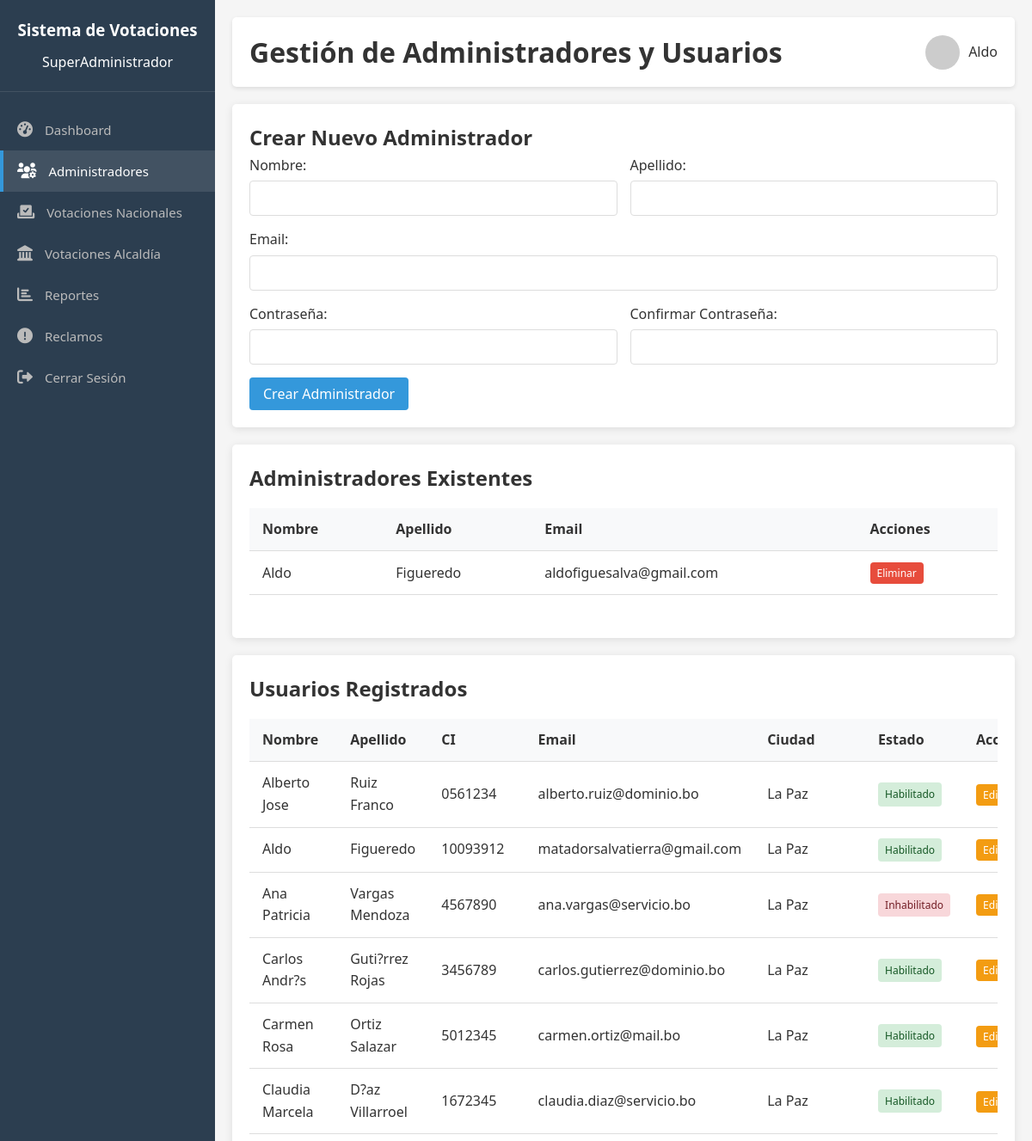
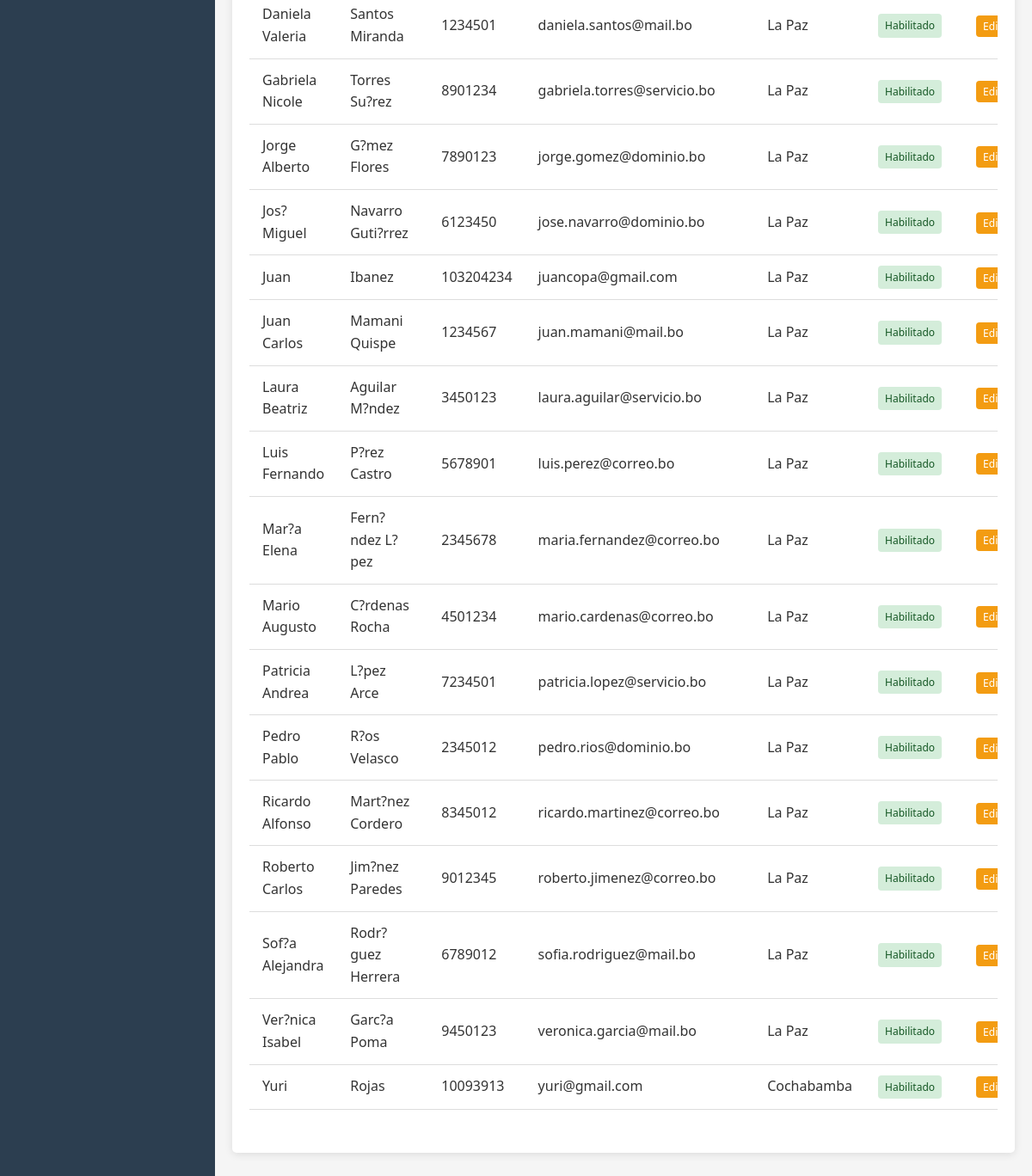
The app's page /superadmin/gestion_administradores.php (signed in) with its own data (2 pictures, top to bottom).
### tables this page shows
CREATE TABLE `usuarios` (
  `id_usuario` varchar(20) NOT NULL,
  `nombre` varchar(100) NOT NULL,
  `apellido` varchar(100) NOT NULL,
  `ci` varchar(15) NOT NULL,
  `fecha_nacimiento` date NOT NULL,
  `direccion` text NOT NULL,
  `email` varchar(100) NOT NULL,
  `telefono` varchar(15) DEFAULT NULL,
  `id_ciudad` varchar(10) NOT NULL,
  `id_rol` int(11) NOT NULL,
  `estado` enum('habilitado','no habilitado','nulo') DEFAULT 'habilitado',
  `contrasena` varchar(255) NOT NULL
);

CREATE TABLE `ciudades` (
  `id_ciudad` varchar(10) NOT NULL,
  `nombre` varchar(100) NOT NULL,
  `id_provincia` varchar(10) NOT NULL
);

### superadmin/gestion_administradores.php (the view, shortened to what this page needs)
<?php
require_once '../includes/auth.php';
$administradores = [];
$usuarios = [];
try {
    $sql = "SELECT * FROM admin ORDER BY nombre, apellido";
    $stmt = $pdo->query($sql);
    $administradores = $stmt->fetchAll(PDO::FETCH_ASSOC);
} catch(PDOException $e) {
    $error = "Error al obtener administradores: " . $e->getMessage();
}
try {
    $sql = "SELECT u.*, c.nombre as ciudad_nombre
            FROM usuarios u
            JOIN ciudades c ON u.id_ciudad = c.id_ciudad
            ORDER BY u.nombre, u.apellido";
    $stmt = $pdo->query($sql);
    $usuarios = $stmt->fetchAll(PDO::FETCH_ASSOC);
} catch(PDOException $e) {
    $error = "Error al obtener usuarios: " . $e->getMessage();
}
?>
<!DOCTYPE html>
<html lang="es">
<head>
    <link rel="stylesheet" href="../assets/css/style.css">
    <link rel="stylesheet" href="https://cdnjs.cloudflare.com/ajax/libs/font-awesome/6.0.0-beta3/css/all.min.css">
</head>
<body>
    <div class="sidebar">
        <div class="sidebar-header">
            <h3>Sistema de Votaciones</h3>
            <p>SuperAdministrador</p>
        </div>
        <div class="sidebar-menu">
            <ul>
                <li><a href="dashboard.php"><i class="fas fa-tachometer-alt"></i> Dashboard</a></li>
                <li><a href="gestion_administradores.php" class="active"><i class="fas fa-users-cog"></i> Administradores</a></li>
                <li><a href="votaciones_electorales.php"><i class="fas fa-vote-yea"></i> Votaciones Nacionales</a></li>
                <li><a href="votaciones_alcaldia.php"><i class="fas fa-landmark"></i> Votaciones Alcaldía</a></li>
                <li><a href="reportes_globales.php"><i class="fas fa-chart-bar"></i> Reportes</a></li>
                <li><a href="reclamos.php"><i class="fas fa-exclamation-circle"></i> Reclamos</a></li>
                <li><a href="../includes/logout.php"><i class="fas fa-sign-out-alt"></i> Cerrar Sesión</a></li>
            </ul>
        </div>
    </div>
    <div class="main-content">
        <div class="header">
            <h1>Gestión de Administradores y Usuarios</h1>
            <div class="user-info">
                <img src="https://ui-avatars.com/api/?name=<?php echo urlencode($_SESSION['nombre']); ?>&background=3498db&color=fff" alt="User">
                <span><?php echo htmlspecialchars($_SESSION['nombre']); ?></span>
            </div>
        </div>
        <div class="card">
            <h2>Crear Nuevo Administrador</h2>
            <form action="<?php echo htmlspecialchars($_SERVER["PHP_SELF"]); ?>" method="post">
                <div class="form-row">
                    <div class="form-group">
                        <label for="nombre">Nombre:</label>
                        <input type="text" id="nombre" name="nombre" required>
                    </div>
                    <div class="form-group">
                        <label for="apellido">Apellido:</label>
                        <input type="text" id="apellido" name="apellido" required>
                    </div>
                </div>
                <div class="form-group">
                    <label for="email">Email:</label>
                    <input type="email" id="email" name="email" required>
                </div>
                <div class="form-row">
                    <div class="form-group">
                        <label for="password">Contraseña:</label>
                        <input type="password" id="password" name="password" required minlength="8">
                    </div>
                    <div class="form-group">
                        <label for="confirm_password">Confirmar Contraseña:</label>
                        <input type="password" id="confirm_password" name="confirm_password" required minlength="8">
                    </div>
                </div>
                <button type="submit" name="crear_admin" class="btn btn-primary">Crear Administrador</button>
            </form>
        </div>
        <div class="card">
            <h2>Administradores Existentes</h2>
            <?php if (empty($administradores)): ?>
                <p>No hay administradores registrados.</p>
            <?php else: ?>
                <div class="table-responsive">
                    <table class="data-table">
                        <thead>
                            <tr>
                                <th>Nombre</th>
                                <th>Apellido</th>
                                <th>Email</th>
                                <th>Acciones</th>
                            </tr>
                        </thead>
                        <tbody>
                            <?php foreach ($administradores as $admin): ?>
                                <tr>
                                    <td><?php echo htmlspecialchars($admin['nombre']); ?></td>
                                    <td><?php echo htmlspecialchars($admin['apellido']); ?></td>
                                    <td><?php echo htmlspecialchars($admin['email']); ?></td>
                                    <td>
                                        <?php if ($admin['id_admin'] != $_SESSION['user_id']): ?>
                                            <form action="<?php echo htmlspecialchars($_SERVER["PHP_SELF"]); ?>" method="post" class="inline-form">
                                                <button type="submit" name="eliminar_admin" class="btn btn-danger btn-small" onclick="return confirm('¿Estás seguro de eliminar este administrador?')">Eliminar</button>
                                            </form>
                                        <?php else: ?>
                                            <span class="text-muted">Tú</span>
                                        <?php endif; ?>
                                    </td>
                                </tr>
                            <?php endforeach; ?>
                        </tbody>
                    </table>
                </div>
            <?php endif; ?>
        </div>
        <div class="card">
            <h2>Usuarios Registrados</h2>
            <?php if (empty($usuarios)): ?>
                <p>No hay usuarios registrados.</p>
            <?php else: ?>
                <div class="table-responsive">
                    <table class="data-table">
                        <thead>
                            <tr>
                                <th>Nombre</th>
                                <th>Apellido</th>
                                <th>CI</th>
                                <th>Email</th>
                                <th>Ciudad</th>
                                <th>Estado</th>
                                <th>Acciones</th>
                            </tr>
                        </thead>
                        <tbody>
                            <?php foreach ($usuarios as $usuario): ?>
                                <tr>
                                    <td><?php echo htmlspecialchars($usuario['nombre']); ?></td>
                                    <td><?php echo htmlspecialchars($usuario['apellido']); ?></td>
                                    <td><?php echo htmlspecialchars($usuario['ci']); ?></td>
                                    <td><?php echo htmlspecialchars($usuario['email']); ?></td>
                                    <td><?php echo htmlspecialchars($usuario['ciudad_nombre']); ?></td>
                                    <td>
                                        <span class="estado-badge estado-<?php echo $usuario['estado'] == 'habilitado' ? 'habilitado' : 'inhabilitado'; ?>">
                                            <?php echo $usuario['estado'] == 'habilitado' ? 'Habilitado' : 'Inhabilitado'; ?>
                                        </span>
                                    </td>
                                    <td>
                                        <button onclick="abrirModalEditarUsuario(
                                            '<?php echo $usuario['id_usuario']; ?>',
                                            '<?php echo htmlspecialchars($usuario['nombre'], ENT_QUOTES); ?>',
                                            '<?php echo htmlspecialchars($usuario['apellido'], ENT_QUOTES); ?>',
                                            '<?php echo htmlspecialchars($usuario['email'], ENT_QUOTES); ?>',
                                            '<?php echo htmlspecialchars($usuario['ci'], ENT_QUOTES); ?>',
                                            '<?php echo htmlspecialchars($usuario['estado'], ENT_QUOTES); ?>'
                                        )" class="btn btn-warning btn-small">Editar</button>
                                    </td>
                                </tr>
                            <?php endforeach; ?>
                        </tbody>
                    </table>
                </div>
            <?php endif; ?>
        </div>
    </div>
</body>
</html>

### assets/css/style.css (style rules this page uses)
* { margin: 0; padding: 0; box-sizing: border-box; font-family: 'Segoe UI', Tahoma, Geneva, Verdana, sans-serif; }
body { background-color: #f5f5f5; color: #333; line-height: 1.6; }
.form-group { margin-bottom: 15px; }
.form-group label { display: block; margin-bottom: 5px; font-weight: 500; }
.form-group input, .form-group select, .form-group textarea { width: 100%; padding: 10px; border: 1px solid #ddd; border-radius: 4px; font-size: 1rem; }
.btn { display: inline-block; padding: 10px 20px; background-color: #3498db; color: white; border: none; border-radius: 4px; cursor: pointer; text-decoration: none; font-size: 1rem; transition: background-color 0.3s; }
.btn-primary { background-color: #3498db; }
.data-table { width: 100%; border-collapse: collapse; margin-bottom: 30px; }
.data-table th, .data-table td { padding: 12px 15px; text-align: left; border-bottom: 1px solid #ddd; }
.data-table th { background-color: #f2f2f2; font-weight: 600; }

### superadmin/gestion_administradores.php (style rules this page uses)
:root { --primary-color: #3498db; --secondary-color: #2980b9; --accent-color: #e74c3c; --light-color: #ecf0f1; --dark-color: #2c3e50; --success-color: #2ecc71; --warning-color: #f39c12; --danger-color: #e74c3c; --sidebar-width: 250px; }
* { margin: 0; padding: 0; box-sizing: border-box; font-family: 'Segoe UI', Tahoma, Geneva, Verdana, sans-serif; }
body { background-color: #f5f5f5; color: #333; display: flex; min-height: 100vh; }
.sidebar { width: var(--sidebar-width); background-color: var(--dark-color); color: white; position: fixed; height: 100%; padding: 20px 0; transition: all 0.3s; z-index: 1000; }
.sidebar-header { padding: 0 20px 20px; text-align: center; border-bottom: 1px solid rgba(255, 255, 255, 0.1); }
.sidebar-header h3 { color: white; margin-bottom: 10px; }
.sidebar-menu { padding: 20px 0; }
.sidebar-menu ul { list-style: none; }
.sidebar-menu li { position: relative; }
.sidebar-menu a { display: block; padding: 12px 20px; color: #bbb; text-decoration: none; transition: all 0.3s; font-size: 15px; }
.sidebar-menu a:hover, .sidebar-menu a.active { color: white; background-color: rgba(255, 255, 255, 0.1); }
.sidebar-menu a i { margin-right: 10px; font-size: 18px; }
.sidebar-menu a:hover::before, .sidebar-menu a.active::before { content: ''; position: absolute; left: 0; top: 0; height: 100%; width: 4px; background-color: var(--primary-color); }
.main-content { margin-left: var(--sidebar-width); width: calc(100% - var(--sidebar-width)); padding: 20px; transition: all 0.3s; }
.header { display: flex; justify-content: space-between; align-items: center; padding: 15px 20px; background-color: white; box-shadow: 0 2px 5px rgba(0,0,0,0.1); margin-bottom: 20px; border-radius: 5px; }
.user-info { display: flex; align-items: center; }
.user-info img { width: 40px; height: 40px; border-radius: 50%; margin-right: 10px; }
.card { background-color: white; border-radius: 5px; box-shadow: 0 2px 10px rgba(0,0,0,0.1); padding: 20px; margin-bottom: 20px; }
.form-group { margin-bottom: 15px; }
.form-group label { display: block; margin-bottom: 5px; font-weight: 500; }
.form-group input[type="text"], .form-group input[type="email"], .form-group input[type="password"], .form-group input[type="datetime-local"], .form-group textarea, .form-group select { width: 100%; padding: 10px; border: 1px solid #ddd; border-radius: 4px; font-size: 14px; }
.form-row { display: flex; gap: 15px; }
.form-row .form-group { flex: 1; }
.btn { display: inline-block; padding: 8px 16px; border-radius: 4px; text-decoration: none; font-weight: 500; transition: all 0.3s; border: none; cursor: button; }
.btn-primary { background-color: var(--primary-color); color: white; }
.btn-danger { background-color: var(--danger-color); color: white; }
.btn-warning { background-color: var(--warning-color); color: white; }
.table-responsive { overflow-x: auto; }
.data-table { width: 100%; border-collapse: collapse; margin-top: 15px; }
.data-table th, .data-table td { padding: 12px 15px; text-align: left; border-bottom: 1px solid #ddd; }
.data-table th { background-color: #f8f9fa; font-weight: 600; }
.estado-badge { display: inline-block; padding: 4px 8px; border-radius: 4px; font-size: 12px; font-weight: 500; }
.estado-habilitado { background-color: #d4edda; color: #155724; }
.estado-inhabilitado { background-color: #f8d7da; color: #721c24; }
.inline-form { display: inline-block; margin-right: 5px; }
.btn-small { padding: 4px 8px; font-size: 12px; }

### records on screen
usuarios: nombre "Alberto Jose", apellido "Ruiz Franco", ci "0561234", email "alberto.ruiz@dominio.bo", id_ciudad.nombre "La Paz", estado "Habilitado"
usuarios: nombre "Aldo", apellido "Figueredo", ci "10093912", email "matadorsalvatierra@gmail.com", id_ciudad.nombre "La Paz", estado "Habilitado"
usuarios: nombre "Ana Patricia", apellido "Vargas Mendoza", ci "4567890", email "ana.vargas@servicio.bo", id_ciudad.nombre "La Paz", estado "Inhabilitado"
usuarios: nombre "Carlos Andr?s", apellido "Guti?rrez Rojas", ci "3456789", email "carlos.gutierrez@dominio.bo", id_ciudad.nombre "La Paz", estado "Habilitado"
usuarios: nombre "Carmen Rosa", apellido "Ortiz Salazar", ci "5012345", email "carmen.ortiz@mail.bo", id_ciudad.nombre "La Paz", estado "Habilitado"
usuarios: nombre "Claudia Marcela", apellido "D?az Villarroel", ci "1672345", email "claudia.diaz@servicio.bo", id_ciudad.nombre "La Paz", estado "Habilitado"
usuarios: nombre "Daniela Valeria", apellido "Santos Miranda", ci "1234501", email "daniela.santos@mail.bo", id_ciudad.nombre "La Paz", estado "Habilitado"
usuarios: nombre "Gabriela Nicole", apellido "Torres Su?rez", ci "8901234", email "gabriela.torres@servicio.bo", id_ciudad.nombre "La Paz", estado "Habilitado"
usuarios: nombre "Jorge Alberto", apellido "G?mez Flores", ci "7890123", email "jorge.gomez@dominio.bo", id_ciudad.nombre "La Paz", estado "Habilitado"
usuarios: nombre "Jos? Miguel", apellido "Navarro Guti?rrez", ci "6123450", email "jose.navarro@dominio.bo", id_ciudad.nombre "La Paz", estado "Habilitado"
usuarios: nombre "Juan", apellido "Ibanez", ci "103204234", email "juancopa@gmail.com", id_ciudad.nombre "La Paz", estado "Habilitado"
usuarios: nombre "Juan Carlos", apellido "Mamani Quispe", ci "1234567", email "juan.mamani@mail.bo", id_ciudad.nombre "La Paz", estado "Habilitado"
usuarios: nombre "Laura Beatriz", apellido "Aguilar M?ndez", ci "3450123", email "laura.aguilar@servicio.bo", id_ciudad.nombre "La Paz", estado "Habilitado"
usuarios: nombre "Luis Fernando", apellido "P?rez Castro", ci "5678901", email "luis.perez@correo.bo", id_ciudad.nombre "La Paz", estado "Habilitado"
usuarios: nombre "Mar?a Elena", apellido "Fern?ndez L?pez", ci "2345678", email "maria.fernandez@correo.bo", id_ciudad.nombre "La Paz", estado "Habilitado"
usuarios: nombre "Mario Augusto", apellido "C?rdenas Rocha", ci "4501234", email "mario.cardenas@correo.bo", id_ciudad.nombre "La Paz", estado "Habilitado"
usuarios: nombre "Patricia Andrea", apellido "L?pez Arce", ci "7234501", email "patricia.lopez@servicio.bo", id_ciudad.nombre "La Paz", estado "Habilitado"
usuarios: nombre "Pedro Pablo", apellido "R?os Velasco", ci "2345012", email "pedro.rios@dominio.bo", id_ciudad.nombre "La Paz", estado "Habilitado"
usuarios: nombre "Ricardo Alfonso", apellido "Mart?nez Cordero", ci "8345012", email "ricardo.martinez@correo.bo", id_ciudad.nombre "La Paz", estado "Habilitado"
usuarios: nombre "Roberto Carlos", apellido "Jim?nez Paredes", ci "9012345", email "roberto.jimenez@correo.bo", id_ciudad.nombre "La Paz", estado "Habilitado"
usuarios: nombre "Sof?a Alejandra", apellido "Rodr?guez Herrera", ci "6789012", email "sofia.rodriguez@mail.bo", id_ciudad.nombre "La Paz", estado "Habilitado"
usuarios: nombre "Ver?nica Isabel", apellido "Garc?a Poma", ci "9450123", email "veronica.garcia@mail.bo", id_ciudad.nombre "La Paz", estado "Habilitado"
usuarios: nombre "Yuri", apellido "Rojas", ci "10093913", email "yuri@gmail.com", id_ciudad.nombre "Cochabamba", estado "Habilitado"

### other values on screen
$_SESSION['nombre'] "Aldo"
$admin['nombre'] "Aldo"
$admin['apellido'] "Figueredo"
$admin['email'] "aldofiguesalva@gmail.com"
